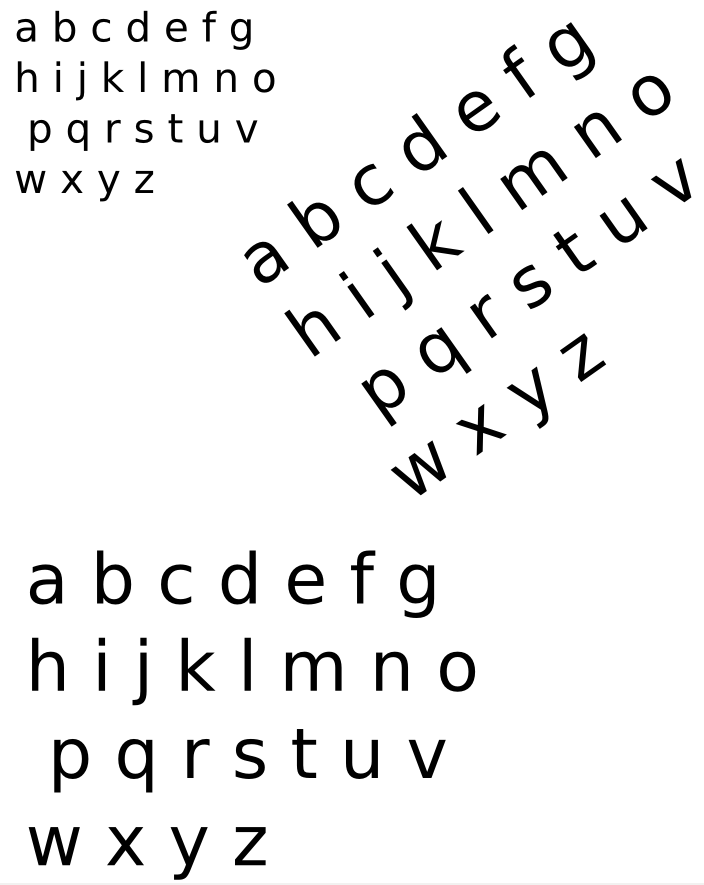
#> input picture data/alphabet.png, 704 x 885 px, found by its file name
$ jupyter execute --allow-errors 03-Moments.ipynb   (shell and % lines are left out)
#> lines starting #> are read from the running program, lines starting #| are printed output that depends on the picture; after the words box and inside, x2 and y2 are one past the last pixel; in counts of white or black regions, pixels touching at a corner belong together
[cell 1]
from IPython.display import HTML,Image,SVG,YouTubeVideo

# Object moments
We have seen that moments can be used to describe contours, similarily, the content of the shape can be described by this feature.

* definition
The definition in the continuous domain is as follow

$$ m_{pq} = \int_{-\infty}^{+\infty} \int_{-\infty}^{+\infty} x^p y^q f(x,y)\:dx\:dy $$

$$ \mu_{pq} = \int_{-\infty}^{+\infty} \int_{-\infty}^{+\infty} (x-\bar x)^p (y-\bar y)^q f(x,y)\:dx\:dy $$

$$ \bar{x}=\frac{m_{10}}{m_{00}},\bar{y}=\frac{m_{01}}{m_{00}} $$

for a discrete domain, which is the case for image of pixels, we have

$$ m_{pq} = \sum_{x= -\infty}^{+\infty}\sum_{y=-\infty}^{+\infty} x^p \; y^q \; f(x,y) $$

to eliminate the influence of the absolute shape position, one define the centered moments $\mu$

$$ \mu_{pq} = \sum_{x= -\infty}^{+\infty}\sum_{y=-\infty}^{+\infty} (x-\bar x)^p \; (y-\bar y)^q \; f(x,y) $$

to eliminate the influence of the scale, one define $\eta$ as the normalized $\mu$

$$ \eta_{pq} = \frac{\mu_{pq}}{\mu_{00}^\gamma} $$

with

$$ \gamma = \frac{p+q}{2} + 1 $$

Up to here, $\eta_{pq}$ are independent to translation and scale, by are still dependent to the rotation

Hu defined invariants, called Hu's invariants, that combined $\eta_{pq}$ having the rotation invariance property,

$$
\begin{align}
I_1 =\ & \eta_{20} + \eta_{02} \\
I_2 =\ & (\eta_{20} - \eta_{02})^2 + (2\eta_{11})^2 \\
I_3 =\ & (\eta_{30} - 3\eta_{12})^2 + (3\eta_{21} - \eta_{03})^2 \\
I_4 =\ & (\eta_{30} + \eta_{12})^2 + (\eta_{21} + \eta_{03})^2 \\
I_5 =\ & (\eta_{30} - 3\eta_{12}) (\eta_{30} + \eta_{12})[ (\eta_{30} + \eta_{12})^2 - 3 (\eta_{21} + \eta_{03})^2] + \\
\ & (3\eta_{21} - \eta_{03}) (\eta_{21} + \eta_{03})[ 3(\eta_{30} + \eta_{12})^2 -  (\eta_{21} + \eta_{03})^2] \\
I_6 =\ & (\eta_{20} - \eta_{02})[(\eta_{30} + \eta_{12})^2 - (\eta_{21} + \eta_{03})^2] + 4\eta_{11}(\eta_{30} + \eta_{12})(\eta_{21} + \eta_{03}) \\
I_7 =\ & (3\eta_{21} - \eta_{03})(\eta_{30} + \eta_{12})[(\eta_{30} + \eta_{12})^2 - 3(\eta_{21} + \eta_{03})^2] + \\
\ & (\eta_{30} - 3\eta_{12})(\eta_{21} + \eta_{03})[3(\eta_{30} + \eta_{12})^2 - (\eta_{21} + \eta_{03})^2].
\end{align}
$$

High order invariants can be very sensitive to noise, due to the high order exponent in the sum.

>see also:
* Moments **[DIP]** p514

[cell 2]
import numpy as np
from skimage.morphology import disk, square
import matplotlib.pyplot as plt
from skimage.measure import label,regionprops
from skimage.io import imread
from scipy.spatial.distance import pdist,squareform

ima = imread('http://homepages.ulb.ac.be/~odebeir/data/alphabet.png')[:,:,0]==0
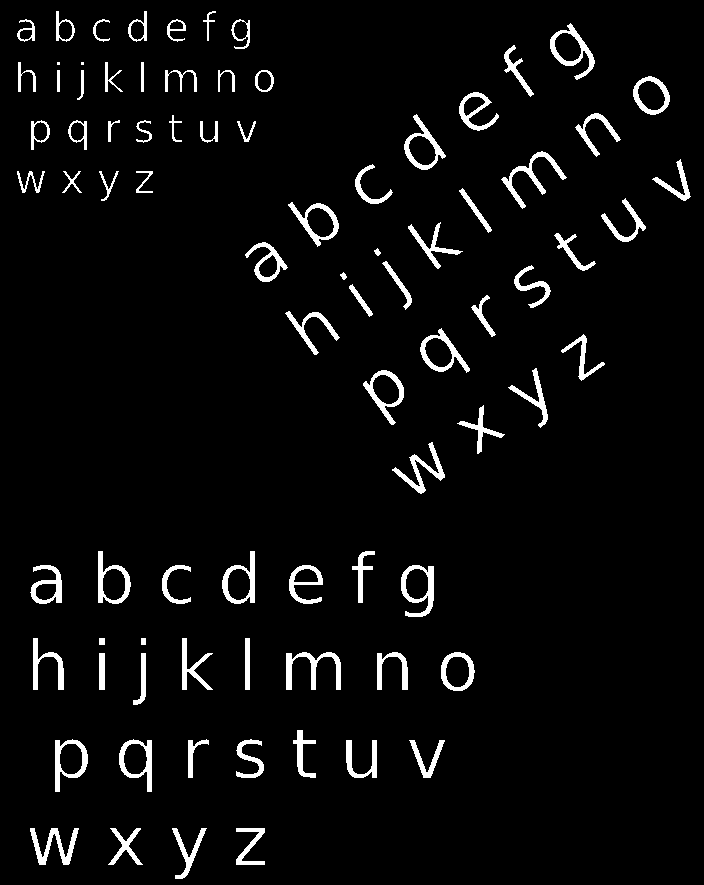
#> ima: shape (885, 704) bool; 4.5% white; 84 white regions (2 under 20 px)
lab,nlab = label(ima,return_num=True)
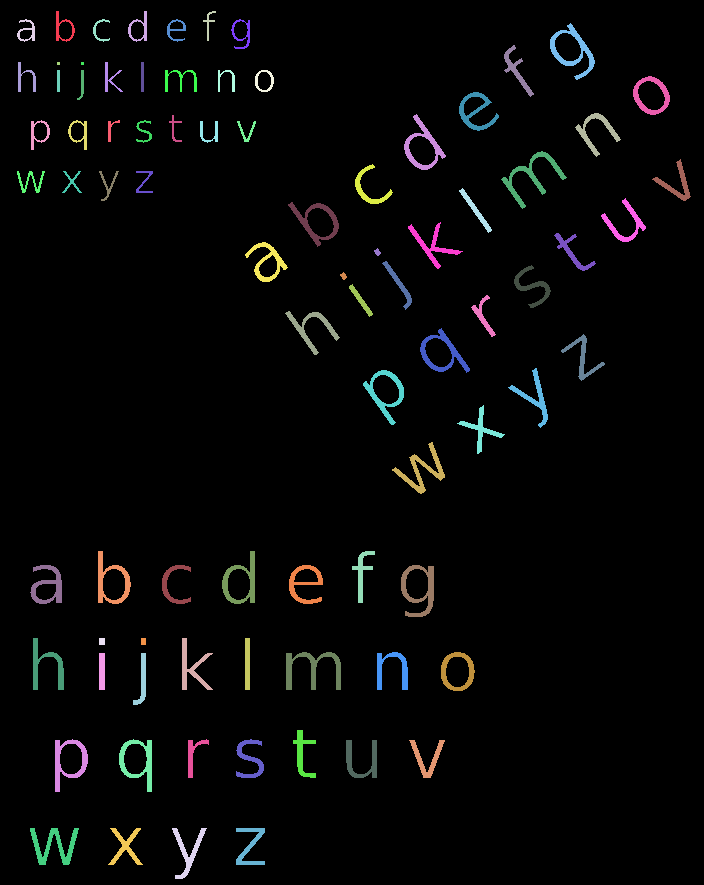
#> lab: shape (885, 704) int32; 85 distinct labels, from 0 to 84; one colour per label, 0 black
#> nlab = 84

# extract label features
props = regionprops(lab)
#> props = 84 regions; largest, box (x1, y1, x2, y2) and area: (286, 652, 341, 690) 738, (501, 151, 567, 209) 708, (401, 565, 434, 617) 692, (30, 828, 79, 865) 681, (550, 23, 595, 80) 670

hu = []
for p in props:
    hu.append(p.moments_hu)
#> this loop made 84 passes
#> after the loop, hu = 84 items
hu = np.asarray(hu)

# normalize Hu's features
mean_hu = np.mean(hu,axis=0)
#> mean_hu = [0.581, 0.128, 0.0291, 0.00533, 2.84e-05, 0.000519, -6.39e-05]
std_hu = np.std(hu,axis=0)
#> std_hu = [0.162, 0.197, 0.042, 0.0108, 0.000951, 0.00564, 0.000297]
norm_hu = (hu-mean_hu)/std_hu

# compute pairwize distance based on normalized Hu's features
dist = squareform(pdist(norm_hu))
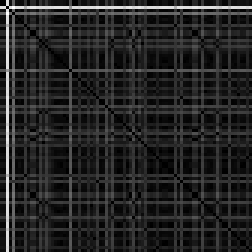
#> dist: shape (84, 84) float64 (shown 3 times larger); min 0, max 18.08, mean 2.66; drawn with min black and max white

plt.figure(figsize=[10,10])
#> (this line was passed over: IPython is not available in this run)
plt.imshow(dist,interpolation='nearest');
#> (this line was passed over: IPython is not available in this run)

searching for nearest resembling object, using Hu's invariant features

[cell 3]
idx = np.argsort(dist[1,:])
#> idx = 84 values, max 83 at index 35, min 0 at index 1, mean 41.5
plt.figure()
#> (this line was passed over: IPython is not available in this run)
#> (the rest of this cell did not finish here and is left out)
